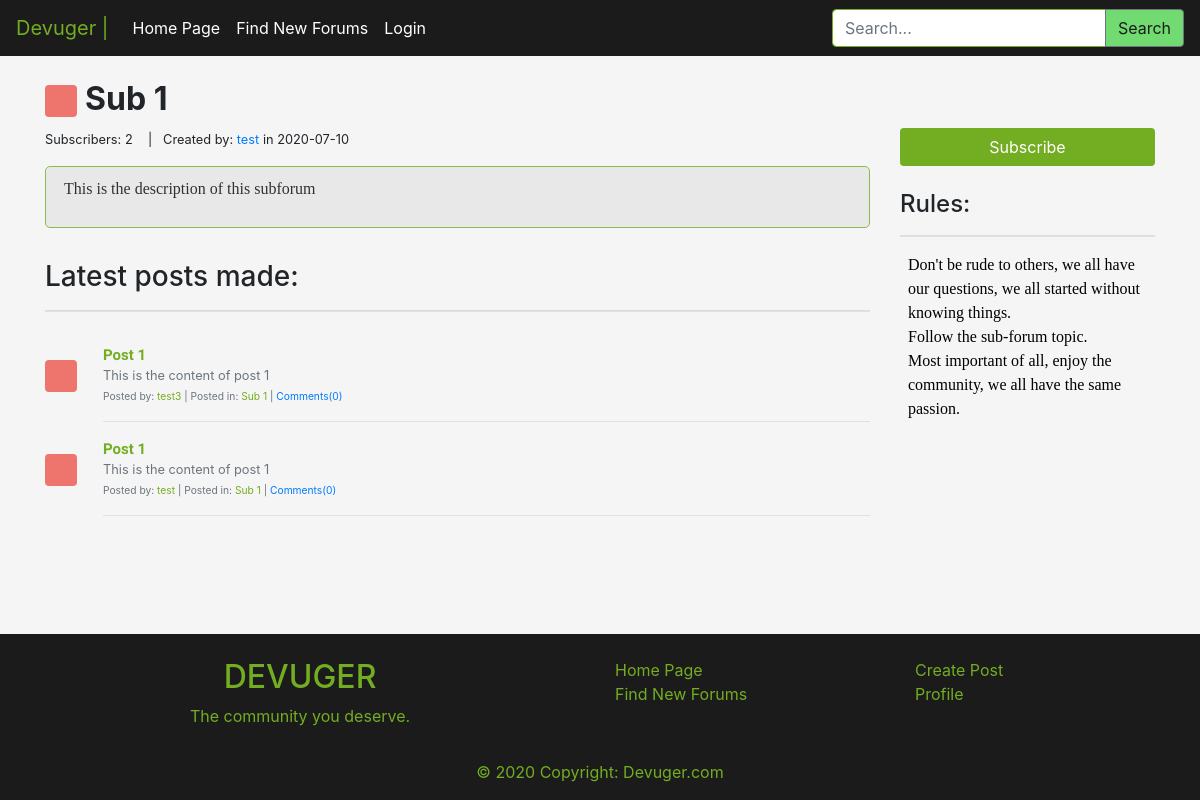
Screenshot of /sub.php?r=Sub 1 with the database file from the repository.
### tables this page shows
CREATE TABLE subforum(
    id INT PRIMARY KEY AUTO_INCREMENT,
    sname VARCHAR(30) UNIQUE,
    descp TEXT,
    subscribers INT,
    color VARCHAR(20),
    numPosts INT,
    creationDate DATE,
    createdBy INT,
    rules TEXT,
    FOREIGN KEY (createdBy) REFERENCES users(id)
);

CREATE TABLE users(
    id INT PRIMARY KEY AUTO_INCREMENT,
    username VARCHAR(60) UNIQUE,
    pass VARCHAR(255),
    email VARCHAR(255) UNIQUE,
    descp TEXT,
    color VARCHAR(20),
    creationDate DATE,
    uRank INT
);

CREATE TABLE posts(
    id INT PRIMARY KEY AUTO_INCREMENT,
    userId INT,
    subforumId INT,
    title VARCHAR(100),
    content LONGTEXT,
    uploadDate DATE,
    numComments INT,
    FOREIGN KEY (userId) REFERENCES users(id),
    FOREIGN KEY (subforumId) REFERENCES subforum(id)
);

### sub.php (the view, shortened to what this page needs)
<?php include('php/server.php'); ?>
<?php
$forum_name = $_GET['r'];
$a = "SELECT * FROM subforum WHERE sname = '$forum_name'";
$r = mysqli_query($db, $a);
$rowd = mysqli_fetch_assoc($r);
$f_ID = $rowd['id'];
$descp = $rowd['descp'];
$subs = $rowd['subscribers'];
$color = $rowd['color'];
$creationDate = $rowd['creationDate'];
$createdBy = $rowd['createdBy'];
$rules = $rowd['rules'];
$get_creator = mysqli_query($db, "SELECT username FROM users WHERE id = '$createdBy'");
$run_query_get_creator = mysqli_fetch_assoc($get_creator);
$creator = $run_query_get_creator['username'];
$logedUser = $_SESSION['username'];
$get_logged_userId = mysqli_query($db, "SELECT id FROM users WHERE username='$logedUser'");
$run_get_logged_user_query = mysqli_fetch_assoc($get_logged_userId);
$logged_userId = $run_get_logged_user_query['id'];
$user_is_subscribed = false;
$find_if_user_is_subscribed = mysqli_query($db, "SELECT subId FROM subscriptions WHERE userId = '$logged_userId' AND subId='$f_ID'");
if (mysqli_num_rows($find_if_user_is_subscribed) > 0) {
    $user_is_subscribed = true;
} else {
    $user_is_subscribed = false;
}
?>
<?php
if (isset($_GET['page_num']) && $_GET['page_num'] != "") {
    $page_num = $_GET['page_num'];
} else {
    $page_num = 1;
}
$total_posts_per_page = 5;
$offset = ($page_num - 1) * $total_posts_per_page;
?>
<?php include('php/updateSubSettings.php'); ?>
<?php include('includes/header.php'); ?>
<main class="content-wrapper">
    <div class="container py-4">
        <div class="row">
            <div class="col-md-9">
                <h2><svg class="bd-placeholder-img mr-2 rounded" style="opacity: 0.7;filter: alpha(opacity=70);" width="32" height="32" xmlns="http://www.w3.org/2000/svg" preserveAspectRatio="xMidYMid slice" focusable="false" role="img" aria-label="">
                        <title>Forum: <?php echo $forum_name; ?></title>
                        <rect width="100%" height="100%" fill="<?php echo $color; ?>" /><text x="50%" y="50%" fill="" dy=".3em"></text>
                    </svg><b><?php echo $forum_name; ?></b></h2>
                <small>Subscribers: <?php echo $subs; ?></small>
                <small>&nbsp;&nbsp; | &nbsp;&nbsp;</small><small>Created by: <?php echo "<a href='user.php?username=$creator'>$creator</a>"; ?> in <?php echo $creationDate; ?></small>
                <div class="descp py-3 mb-3">
                    <div class="content-border">
                        <p class="pl-2 content"><?php echo nl2br($descp); ?></p>
                    </div>
                </div>
                <h3>Latest posts made:</h3>
                <hr class="border-bottom border-gray">
                <?php
                $query_get_forum_posts = "SELECT * FROM posts WHERE subforumId = '$f_ID' ORDER BY id DESC LIMIT $offset, $total_posts_per_page";
                $get_forum_posts = mysqli_query($db, $query_get_forum_posts);
                if (mysqli_num_rows($get_forum_posts) > 0) {
                    while ($get_forum_posts_row = mysqli_fetch_assoc($get_forum_posts)) {
                        $id_user_posted = $get_forum_posts_row['userId'];
                        $get_user_who_posted = mysqli_query($db, "SELECT username FROM users WHERE id='$id_user_posted'");
                        $run_get_user_query = mysqli_fetch_assoc($get_user_who_posted);
                        $username = $run_get_user_query['username'];
                        echo
                            '<article>
											<div class="media text-muted pt-3">
												<svg class="bd-placeholder-img mr-2 rounded mt-3" style="opacity: 0.7;filter: alpha(opacity=70);" width="32" height="32" xmlns="http://www.w3.org/2000/svg" preserveAspectRatio="xMidYMid slice" focusable="false" role="img" aria-label=""><title></title><rect width="100%" height="100%" fill="' . $color . '"/><text x="50%" y="50%" fill="" dy=".3em"></text></svg>
												&nbsp;&nbsp;&nbsp;&nbsp;
												<div class="media-body">
													<a href="post.php?id=' . $get_forum_posts_row['id'] . '&title=' . $get_forum_posts_row['title'] . '"><p class="media-body pb-3 mb-0 small lh-125 border-bottom border-gray">
													<strong class="d-block text-gray-dark article-title">' . $get_forum_posts_row['title'] . '</strong></a>' . strip_tags(mb_strimwidth($get_forum_posts_row['content'], 0, 125, "..."), '<br/>') . '<br>
													<small>Posted by: <a class="article-b-links" href="user.php?username=' . $username . '">' . $username . '</a>&nbsp;|&nbsp;Posted in: <a class="article-b-links" href="sub.php?r=' . $forum_name . '">' . $forum_name . '</a>&nbsp;|&nbsp;<a href="post.php?id=' . $get_forum_posts_row['id'] . '&title=' . $get_forum_posts_row['title'] . '#comments-seccion">Comments(' . $get_forum_posts_row['numComments'] . ')</a></small></p>
												</div>
											</div>
										</article>';
                    }
                }
                ?>
            </div>
            <div class="col-md-3 py-5">
                <div class="mb-4">
                    <?php if ($user_is_subscribed == true) : ?>
                        <form action="sub.php?r=<?php echo $forum_name; ?>" method="post"><button class="btn btn-teal w-100" type="submit" name="unsubscribe">Unsubscribe</button></form>
                    <?php elseif ($user_is_subscribed == false) : ?>
                        <form action="sub.php?r=<?php echo $forum_name; ?>" method="post"><button class="btn btn-teal w-100" type="submit" name="subscribe">Subscribe</button></form>
                    <?php endif ?>
                </div>
                <div>
                    <h4>Rules:</h4>
                    <hr class="border-bottom border-gray">
                    <?php
                    echo '<p class="pl-2 content">' . nl2br($rules) . '</p>';
                    ?>
                </div>
            </div>
        </div>
    </div>
</main>
<?php include('includes/footer.php'); ?>

### css/main.css (style rules this page uses)
html, body { background-color: whitesmoke; height: 100%; }
body { display: flex; flex-direction: column; }
.content-wrapper { flex: 1 0 auto; }
strong.article-title { font-family: 'Source Sans Pro', sans-serif; color: #73AD21; text-decoration-color: #73AD21; font-size: 15px; }
a.article-b-links, a.article-b-links:link, a.article-b-links:visited, a.article-b-links:hover { color: #73AD21; text-decoration-color: #73AD21; }
.content-border { border-radius: 5px; border: 1px solid #73AD21; padding: 10px; background-color: #e6e6e6; opacity: 0.8; color: black; word-wrap: auto; overflow-wrap: normal; overflow-y: auto; overflow-x: hidden; }
.content { color: black; font-family: 'PT Serif', serif; }
.btn-teal { background-color: #73AD21; color: white; }

### rows the page displays
subforum: subscribers "2", creationDate "2020-07-10", descp "This is the description of this subforum", rules "Don't be rude to others, we all have our questions, we all started without knowing things. Follow the sub-forum topic. Most important of all, enjoy the community, we all have the same passion."
users: username "test"
posts: title "Post 1", content "This is the content of post 1", userId.username "test3", numComments "0"
posts: title "Post 1", content "This is the content of post 1", userId.username "test", numComments "0"

### other values shown
$forum_name "Sub 1"
